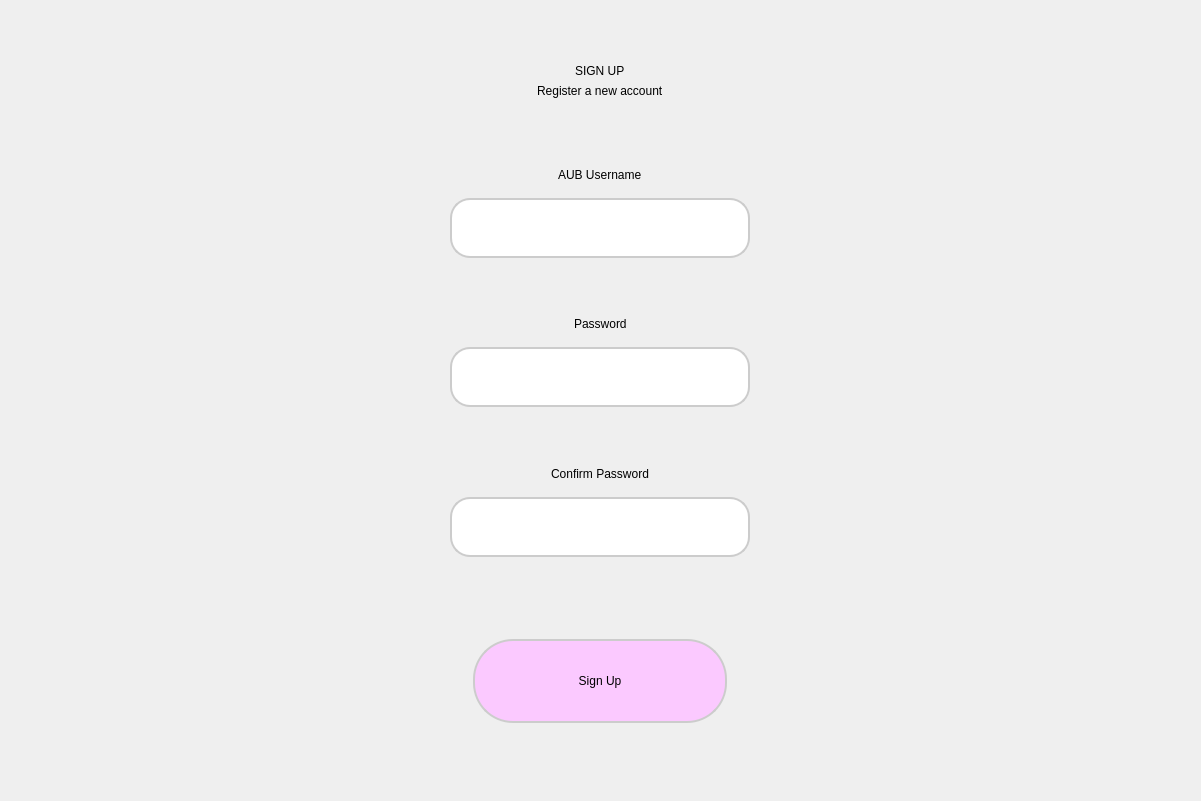
<?xml version="1.0" encoding="UTF-8"?>
<ui version="4.0">
 <class>Dialog</class>
 <widget class="QDialog" name="Dialog">
  <property name="geometry">
   <rect>
    <x>0</x>
    <y>0</y>
    <width>1201</width>
    <height>801</height>
   </rect>
  </property>
  <property name="windowTitle">
   <string>AUBus</string>
  </property>
  <widget class="QWidget" name="widget" native="true">
   <property name="geometry">
    <rect>
     <x>0</x>
     <y>0</y>
     <width>1201</width>
     <height>801</height>
    </rect>
   </property>
   <property name="styleSheet">
    <string notr="true">
QWidget#widget {
    background-color: qlineargradient(
        spread:pad, x1:0.1, y1:0.1, x2:0.9, y2:0.9,
        stop:0 rgba(10, 158, 190, 255),
        stop:1 rgba(170, 255, 255, 255)
    );
}
QPushButton {
    background-color: rgb(251, 201, 255);
    color: black;
    border-radius: 40px;
    border: 2px solid #cccccc;
    min-width: 250px;
    min-height: 80px;
    font: 63 12pt "Sitka Heading Semibold";
}
QPushButton:hover {
    background-color: #e6f7ff;
}
QPushButton:pressed {
    background-color: #b3ecff;
}
QLabel {
    color: black;
    font: 63 10pt "Sitka Heading Semibold";
}
QLineEdit {
    background-color: white;
    border-radius: 20px;
    border: 2px solid #cccccc;
    padding: 8px;
    font: 10pt "Segoe UI";
    min-height: 40px;
}
    </string>
   </property>
   <layout class="QVBoxLayout" name="verticalLayout">
    <item>
     <spacer name="verticalSpacerTop">
      <property name="orientation">
       <enum>Qt::Vertical</enum>
      </property>
      <property name="sizeHint" stdset="0">
       <size>
        <width>20</width>
        <height>60</height>
       </size>
      </property>
     </spacer>
    </item>
    <item alignment="Qt::AlignHCenter">
     <widget class="QLabel" name="label">
      <property name="styleSheet">
       <string notr="true">
font: 63 48pt "Sitka Heading Semibold";
color: black;
       </string>
      </property>
      <property name="text">
       <string>SIGN UP</string>
      </property>
     </widget>
    </item>
    <item alignment="Qt::AlignHCenter">
     <widget class="QLabel" name="label_2">
      <property name="styleSheet">
       <string notr="true">
font: 63 14pt "Sitka Heading Semibold";
color: black;
       </string>
      </property>
      <property name="text">
       <string>Register a new account</string>
      </property>
     </widget>
    </item>
    <item>
     <spacer name="spacer1">
      <property name="orientation">
       <enum>Qt::Vertical</enum>
      </property>
      <property name="sizeHint" stdset="0">
       <size>
        <width>20</width>
        <height>40</height>
       </size>
      </property>
     </spacer>
    </item>
    <item alignment="Qt::AlignHCenter">
     <widget class="QLabel" name="label_3">
      <property name="text">
       <string>AUB Username</string>
      </property>
     </widget>
    </item>
    <item alignment="Qt::AlignHCenter">
     <widget class="QLineEdit" name="emailfield">
      <property name="minimumSize">
       <size>
        <width>300</width>
        <height>40</height>
       </size>
      </property>
      <property name="maximumSize">
       <size>
        <width>300</width>
        <height>40</height>
       </size>
      </property>
     </widget>
    </item>
    <item>
     <spacer name="spacer2">
      <property name="orientation">
       <enum>Qt::Vertical</enum>
      </property>
      <property name="sizeHint" stdset="0">
       <size>
        <width>20</width>
        <height>20</height>
       </size>
      </property>
     </spacer>
    </item>
    <item alignment="Qt::AlignHCenter">
     <widget class="QLabel" name="label_4">
      <property name="text">
       <string>Password</string>
      </property>
     </widget>
    </item>
    <item alignment="Qt::AlignHCenter">
     <widget class="QLineEdit" name="passwordfield">
      <property name="minimumSize">
       <size>
        <width>300</width>
        <height>40</height>
       </size>
      </property>
      <property name="maximumSize">
       <size>
        <width>300</width>
        <height>40</height>
       </size>
      </property>
      <property name="echoMode">
       <enum>QLineEdit::Password</enum>
      </property>
     </widget>
    </item>
    <item>
     <spacer name="spacer3">
      <property name="orientation">
       <enum>Qt::Vertical</enum>
      </property>
      <property name="sizeHint" stdset="0">
       <size>
        <width>20</width>
        <height>20</height>
       </size>
      </property>
     </spacer>
    </item>
    <item alignment="Qt::AlignHCenter">
     <widget class="QLabel" name="label_5">
      <property name="text">
       <string>Confirm Password</string>
      </property>
     </widget>
    </item>
    <item alignment="Qt::AlignHCenter">
     <widget class="QLineEdit" name="confirmpasswordfield">
      <property name="minimumSize">
       <size>
        <width>300</width>
        <height>40</height>
       </size>
      </property>
      <property name="maximumSize">
       <size>
        <width>300</width>
        <height>40</height>
       </size>
      </property>
      <property name="echoMode">
       <enum>QLineEdit::Password</enum>
      </property>
     </widget>
    </item>
    <item>
     <spacer name="spacer4">
      <property name="orientation">
       <enum>Qt::Vertical</enum>
      </property>
      <property name="sizeHint" stdset="0">
       <size>
        <width>20</width>
        <height>30</height>
       </size>
      </property>
     </spacer>
    </item>
    <item alignment="Qt::AlignHCenter">
     <widget class="QLabel" name="error">
      <property name="styleSheet">
       <string notr="true">color:rgb(255, 0, 0); font: 10pt "MS Shell Dlg 2";</string>
      </property>
      <property name="text">
       <string/>
      </property>
     </widget>
    </item>
    <item alignment="Qt::AlignHCenter">
     <widget class="QPushButton" name="signup">
      <property name="minimumSize">
       <size>
        <width>250</width>
        <height>80</height>
       </size>
      </property>
      <property name="maximumSize">
       <size>
        <width>250</width>
        <height>80</height>
       </size>
      </property>
      <property name="text">
       <string>Sign Up</string>
      </property>
     </widget>
    </item>
    <item>
     <spacer name="verticalSpacerBottom">
      <property name="orientation">
       <enum>Qt::Vertical</enum>
      </property>
      <property name="sizeHint" stdset="0">
       <size>
        <width>20</width>
        <height>80</height>
       </size>
      </property>
     </spacer>
    </item>
   </layout>
  </widget>
 </widget>
 <resources/>
 <connections/>
</ui>
